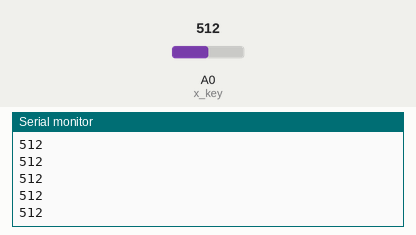
Recording of a sketch running on a simulated Arduino Uno, built with avr-gcc and run on an emulated ATmega328P. On the bench: the last lines printed to the serial monitor. The test bench sets the inputs (shaded band); at power-on: A0 (x_key) = 512. No radio packets arrive unless stated.

Above: at 1.2 s.
1.3 s: A0 (x_key) set to 716
At 1.44 s:
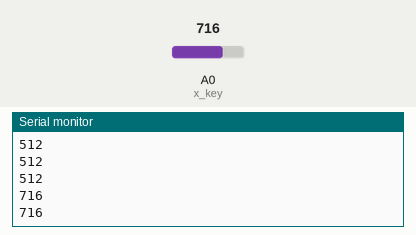
2.8 s: A0 (x_key) set to 900
At 2.86 s:
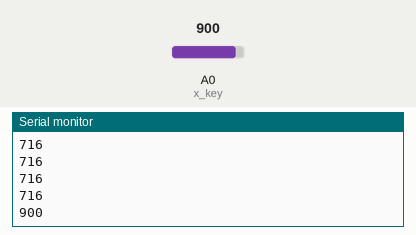
Timing chart, 0 to 5.8 s (numbered marks = the images above; inputs shaded):
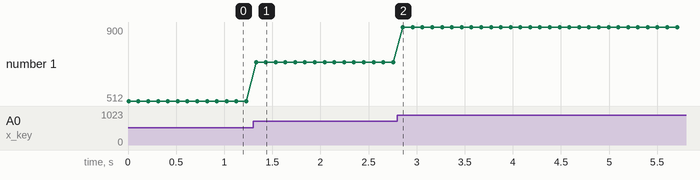

Measured:
- after the input at 1.3 s, the serial monitor: prints a new line at once (image 1)
- after the input at 2.8 s, the serial monitor: prints a new line after 0.06 s (image 2)
- plotted number 1: 512 → 716 after the input at 1.3 s, 716 → 900 after the input at 2.8 s

The sketch:

FinaltransCode.ino
```cpp
#include <SPI.h>
#include <nRF24L01.h>
#include <RF24.h>
RF24 radio(7, 8); // CSN, CE
const byte address[6] = "00001";

int x_key = A0;
//int y_key = A0;
int x_pos;
//int y_pos;

void setup() {
  Serial.begin(115200);
  radio.begin();
  radio.openWritingPipe(address);
  radio.setPALevel(RF24_PA_MAX);
  radio.stopListening();

  pinMode (x_key, INPUT) ;
//  pinMode (y_key, INPUT) ;
}

void loop() {
  x_pos = analogRead (x_key) ;
//  y_pos = analogRead (y_key) ;
  radio.write(&x_pos, sizeof(x_pos));
  Serial.println(x_pos);
  delay(100);
}
```
